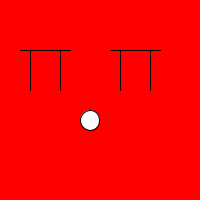
Frame 1 (no input)
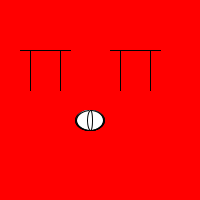
Frame 60 (the mouse pressed at the canvas centre just before this capture)
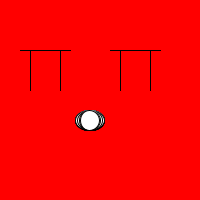
Frame 120 (the mouse held since frame 60 and released just before this capture)

The Processing sketch that drew these frames (run headless with seeded random() and noise(); from frame 60 on, the mouse is pressed at the canvas centre):

// Processing sketch: processing_14652
// ── processing_14652.pde

void setup()
{
   size(200,200);
   background(255,0,0);
   stroke(1);
}
 
void draw()
{
  line(30,50,30,90); 
  line(60,50,60,90); 
  line(120,50,120,90); 
  line(150,50,150,90); 
  
line(20,50,70,50); 
line(110,50,160,50); 
ellipse (90,120,random(30),20);
}
     
